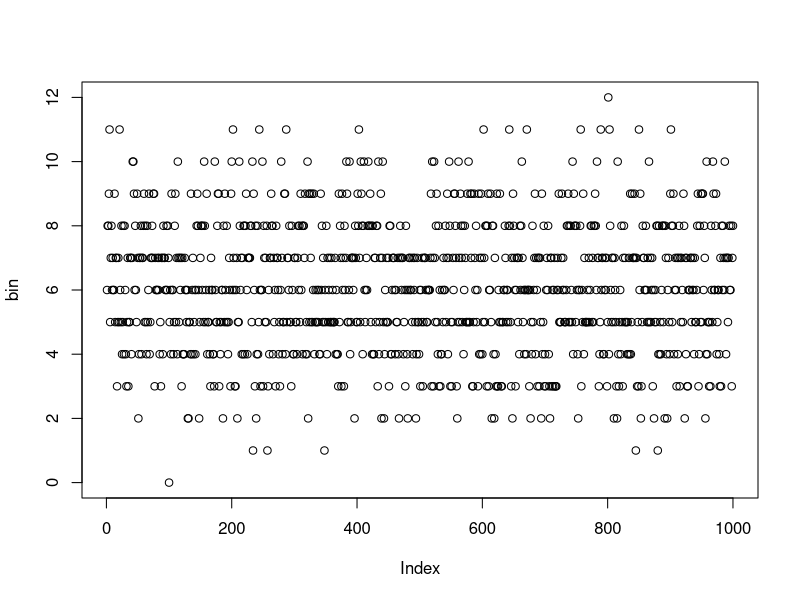
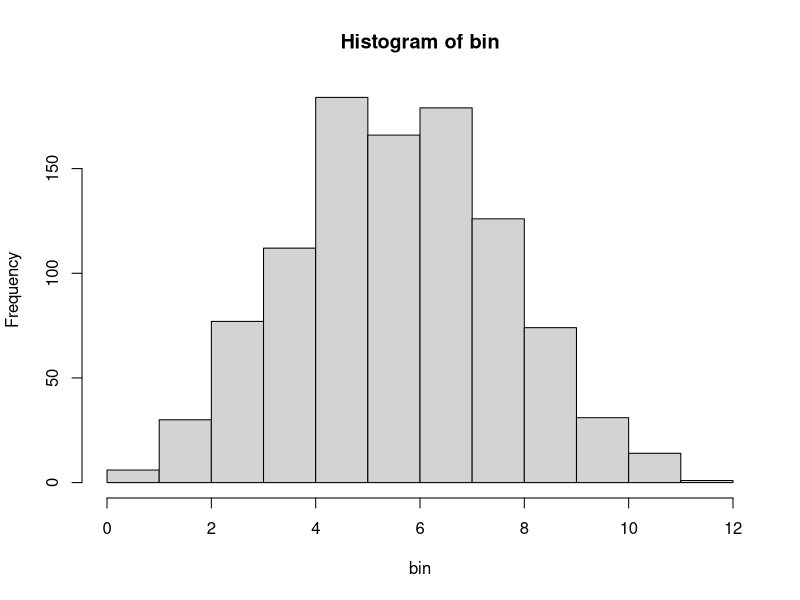
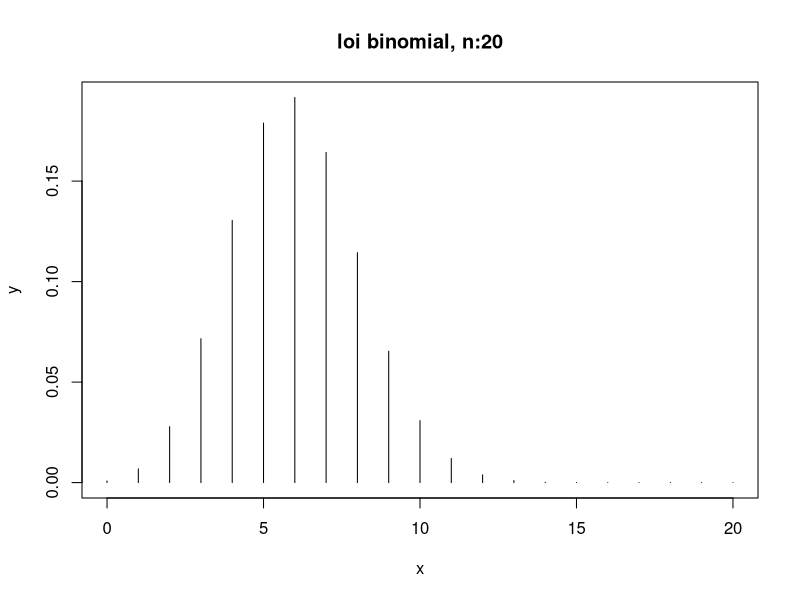
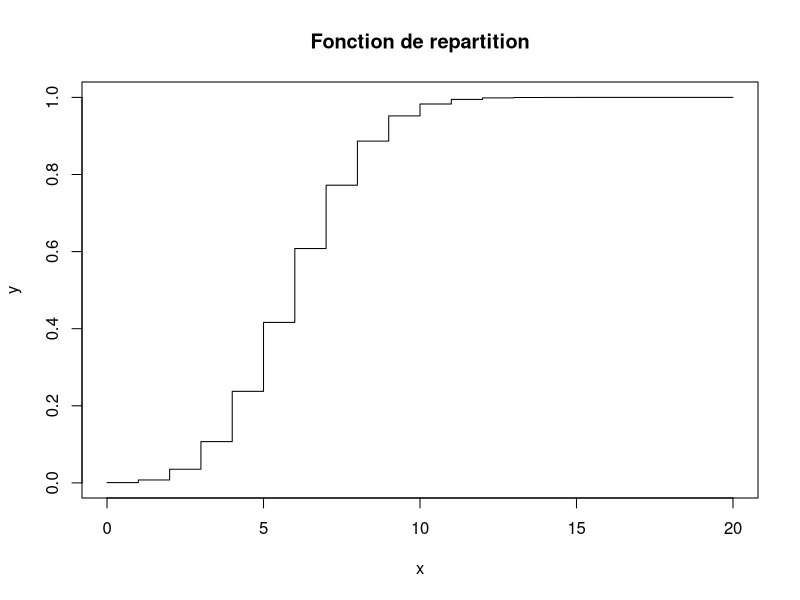
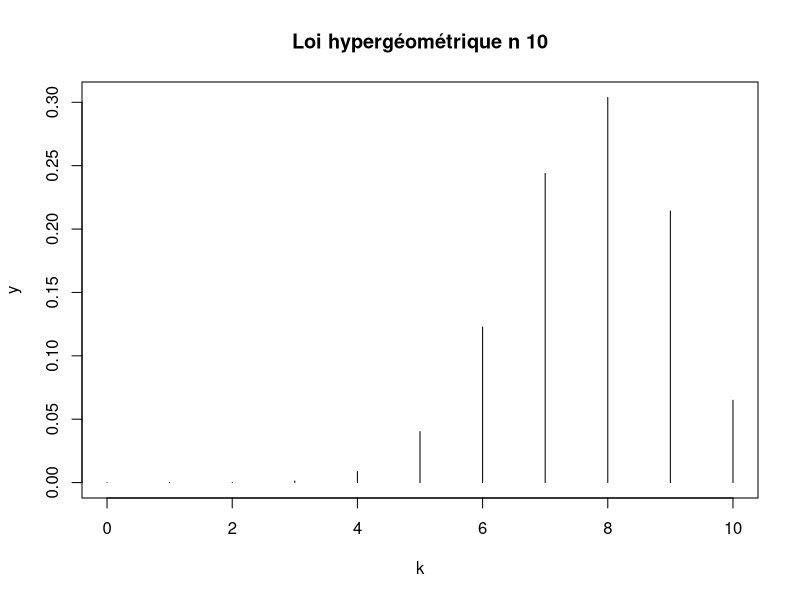
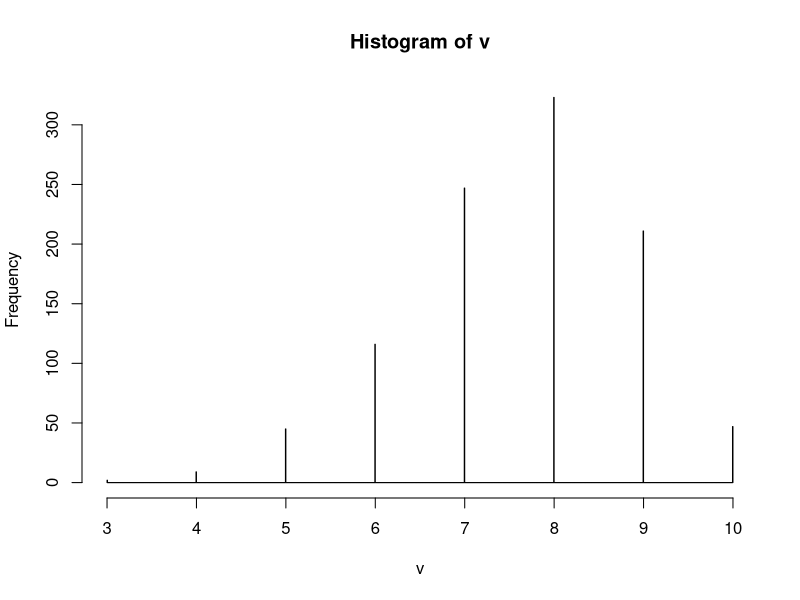
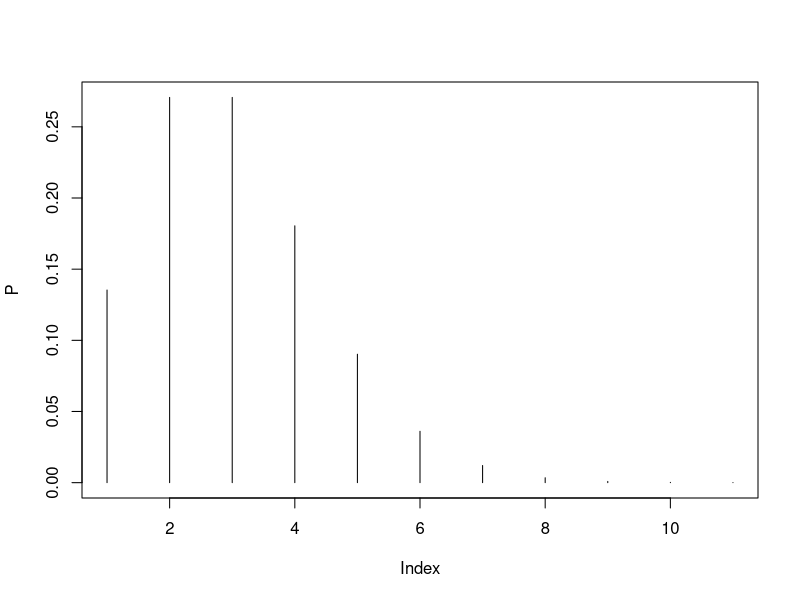
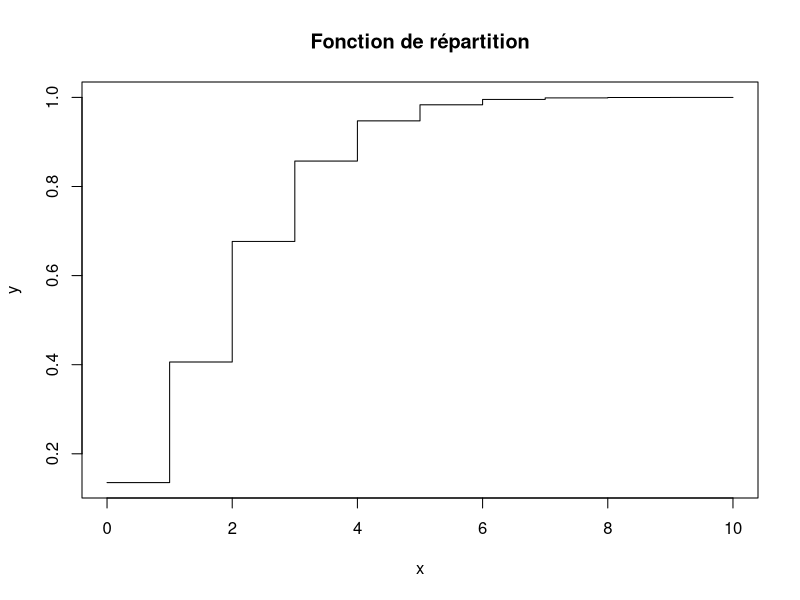

Reproduce these figures in R, in order.
## ---- chunk 1
n<-20
p<-0.3
bin<-rbinom(1000,n,p)
plot(bin,type="p")
## ---- chunk 2
x<-bin[bin == 5]
length(x)
## ---- chunk 3
table(bin)

## ---- chunk 4
mean(bin)
sd(bin)
sqrt(n*p*(1-p))
## ---- chunk 5
hist(bin)

## ---- chunk 6
dbinom(5,n,p)
dbinom(6,n,p)
dbinom(7,n,p)

length(bin[bin == 5])/1000
length(bin[bin == 6])/1000
length(bin[bin == 7])/1000
## ---- chunk 7
k<-c(5,6,7)
choose(n,k)*p**k*(1-p)**(n-k)
## ---- chunk 8
x<-seq(0,20)
y<-dbinom(x,n,p)
plot(x,y,type="h",main="loi binomial, n:20")
## ---- chunk 9
y<-pbinom(x,n,p)
plot(x,y,main="Fonction de repartition",type="s")
## ---- chunk 10
Med <- qbinom(0.5, n, p)
Q1 <- qbinom(0.25, n, p)
Q3 <- qbinom(0.75, n, p)
D1 <- qbinom(0.1, n, p)
D9 <- qbinom(0.9, n, p)
Id <- D9 - D1
## ---- chunk 11
N=100
K=30
n=10
k<-seq(0,n)
y<-dhyper(k,N,K,n)
 plot(k,y,type="h",main="Loi hypergéométrique n 10")
y
## ---- chunk 12
Q1 <- qhyper(0.25, N, K, n)
Q3 <- qhyper(0.75, N, K, n)
Med <- qhyper(0.5, N, K, n)
Q1;Med;Q3

## ---- chunk 13
v<-rhyper(1000,N,K,n)
moy<-mean(v)
ecart<-sd(v)
moy;ecart
## ---- chunk 14
hist(v, breaks = length(v))

## ---- chunk 15

## ---- chunk 16
x <- 0:10
lambda=2
P<-dpois(x,lambda)
P
plot(P,type="h")

## ---- chunk 17
y<-ppois(x,2)
plot(x,y,main = "Fonction de répartition", type="s")
## ---- chunk 18
v<-rpois(1000,2)
moy<-mean(v)
ecart<-sd(v)
moy;ecart
####################
moy2<-mean(P)
ecart2<-sd(P)
moy2;ecart2

## ---- chunk 19
Q1 <- qpois(0.25,2)
Q3 <- qpois(0.75,2)
Med <- qpois(0.5,2)
Q1;Med;Q3

## ---- chunk 20
resultB<- dbinom(5,60,0.05)
resultB

## ---- chunk 21
resultP <- dpois(5,2)
resultP
## ---- chunk 22
choose(13,5)*4/choose(52,5)

## ---- chunk 23

## ---- chunk 24
couleur<-c("carreaux ","cœurs","trèfles","piques")
carte<-c("1","2","3","4","5","6","7","8","9","10","j","Q","K","A")
z<-apply(expand.grid(carte,couleur), 1, paste, collapse="_")
z
## ---- chunk 25
sample(z, size = 5 )

